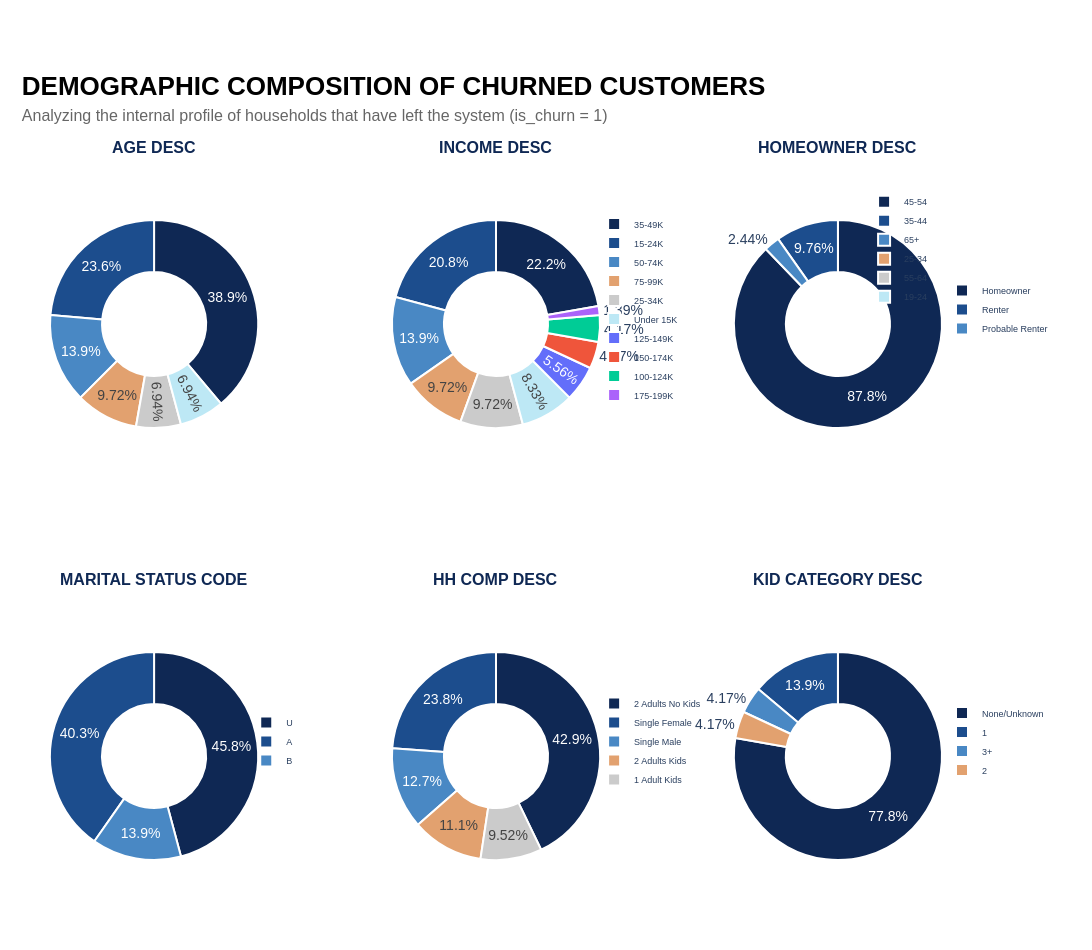

This figure's notebook cell:
### Markdown cell above
The dataset includes 2,500 customers in total, but only about 801 customers have demographic information available; this could be a churn signal because they may not be willing to provide that information.

### Code cell
churned_customers = customer_base[customer_base['is_churn'] == 1].copy()
features_to_plot = ['AGE_DESC', 'INCOME_DESC', 'HOMEOWNER_DESC', 'MARITAL_STATUS_CODE', 'HH_COMP_DESC', 'KID_CATEGORY_DESC']
donut_palette = [c['blue_dark'], c['blue_medium'], c['blue_light'], c['accent_gold'], c['gray_medium'], c['blue_pale']]

fig = make_subplots(
    rows=2, cols=3, 
    specs=[[{'type': 'domain'}]*3]*2,
    subplot_titles=[f"<b>{feat.replace('_', ' ')}</b>" for feat in features_to_plot],
    horizontal_spacing=0.15,
    vertical_spacing=0.2
)

for i, feature in enumerate(features_to_plot):
    data = churned_customers[churned_customers[feature] != 'Unknown'][feature].value_counts()
    row = (i // 3) + 1
    col = (i % 3) + 1
    
    legend_key = f'legend{i+1}'
    
    fig.add_trace(
        go.Pie(
            labels=data.index,
            values=data.values,
            name=feature,
            hole=0.5,
            marker=dict(colors=donut_palette, line=dict(color=c['white'], width=2)),
            textinfo='percent',
            hoverinfo='label+value+percent',
            legend=legend_key
        ),
        row=row, col=col
    )

    x_pos = [0.22, 0.61, 1][col-1]
    y_pos = [0.82, 0.22][row-1]
    


    fig.update_layout({
        legend_key: dict(
            x=x_pos,
            y=y_pos,
            xanchor='left',
            yanchor='middle',
            font=dict(size=9),
            bgcolor='rgba(0,0,0,0)'
        )
    })

fig = apply_my_style(
    fig, 
    title="DEMOGRAPHIC COMPOSITION OF CHURNED CUSTOMERS", 
    subtitle="Analyzing the internal profile of households that have left the system (is_churn = 1)"
)

fig.update_layout(
    height=950,
    width=1600,
    margin=dict(t=180, l=50, r=150, b=50),
    showlegend=True
)

for annotation in fig['layout']['annotations']:
    annotation['font'] = dict(size=16, family="Montserrat, sans-serif", color=c['blue_dark'])
    annotation['y'] = annotation['y'] + 0.03 

fig.show()

### Figure 1 — Plotly figure (JSON) as saved in the notebook; plotly's stock layout.template omitted (floating-point values rounded to 4 significant figures)
{"data": [{"domain": {"x": [0, 0.2333], "y": [0.6, 1]}, "hole": 0.5, "hoverinfo": "label+value+percent", "labels": ["45-54", "35-44", "65+", "25-34", "55-64", "19-24"], "legend": "legend", "marker": {"colors": ["#0F2854", "#1C4D8D", "#4988C4", "#E2A16F", "#CBCBCB", "#BDE8F5"], "line": {"color": "#FFFFFF", "width": 2}}, "name": "AGE_DESC", "textinfo": "percent", "type": "pie", "values": [28, 17, 10, 7, 5, 5]}, {"domain": {"x": [0.3833, 0.6167], "y": [0.6, 1]}, "hole": 0.5, "hoverinfo": "label+value+percent", "labels": ["35-49K", "15-24K", "50-74K", "75-99K", "25-34K", "Under 15K", "125-149K", "150-174K", "100-124K", "175-199K"], "legend": "legend2", "marker": {"colors": ["#0F2854", "#1C4D8D", "#4988C4", "#E2A16F", "#CBCBCB", "#BDE8F5"], "line": {"color": "#FFFFFF", "width": 2}}, "name": "INCOME_DESC", "textinfo": "percent", "type": "pie", "values": [16, 15, 10, 7, 7, 6, 4, 3, 3, 1]}, {"domain": {"x": [0.7667, 1.0], "y": [0.6, 1]}, "hole": 0.5, "hoverinfo": "label+value+percent", "labels": ["Homeowner", "Renter", "Probable Renter"], "legend": "legend3", "marker": {"colors": ["#0F2854", "#1C4D8D", "#4988C4", "#E2A16F", "#CBCBCB", "#BDE8F5"], "line": {"color": "#FFFFFF", "width": 2}}, "name": "HOMEOWNER_DESC", "textinfo": "percent", "type": "pie", "values": [36, 4, 1]}, {"domain": {"x": [0, 0.2333], "y": [0, 0.4]}, "hole": 0.5, "hoverinfo": "label+value+percent", "labels": ["U", "A", "B"], "legend": "legend4", "marker": {"colors": ["#0F2854", "#1C4D8D", "#4988C4", "#E2A16F", "#CBCBCB", "#BDE8F5"], "line": {"color": "#FFFFFF", "width": 2}}, "name": "MARITAL_STATUS_CODE", "textinfo": "percent", "type": "pie", "values": [33, 29, 10]}, {"domain": {"x": [0.3833, 0.6167], "y": [0, 0.4]}, "hole": 0.5, "hoverinfo": "label+value+percent", "labels": ["2 Adults No Kids", "Single Female", "Single Male", "2 Adults Kids", "1 Adult Kids"], "legend": "legend5", "marker": {"colors": ["#0F2854", "#1C4D8D", "#4988C4", "#E2A16F", "#CBCBCB", "#BDE8F5"], "line": {"color": "#FFFFFF", "width": 2}}, "name": "HH_COMP_DESC", "textinfo": "percent", "type": "pie", "values": [27, 15, 8, 7, 6]}, {"domain": {"x": [0.7667, 1.0], "y": [0, 0.4]}, "hole": 0.5, "hoverinfo": "label+value+percent", "labels": ["None/Unknown", "1", "3+", "2"], "legend": "legend6", "marker": {"colors": ["#0F2854", "#1C4D8D", "#4988C4", "#E2A16F", "#CBCBCB", "#BDE8F5"], "line": {"color": "#FFFFFF", "width": 2}}, "name": "KID_CATEGORY_DESC", "textinfo": "percent", "type": "pie", "values": [56, 10, 3, 3]}], "layout": {"annotations": [{"font": {"color": "#0F2854", "family": "Montserrat, sans-serif", "size": 16}, "showarrow": false, "text": "<b>AGE DESC</b>", "x": 0.1167, "xanchor": "center", "xref": "paper", "y": 1.03, "yanchor": "bottom", "yref": "paper"}, {"font": {"color": "#0F2854", "family": "Montserrat, sans-serif", "size": 16}, "showarrow": false, "text": "<b>INCOME DESC</b>", "x": 0.5, "xanchor": "center", "xref": "paper", "y": 1.03, "yanchor": "bottom", "yref": "paper"}, {"font": {"color": "#0F2854", "family": "Montserrat, sans-serif", "size": 16}, "showarrow": false, "text": "<b>HOMEOWNER DESC</b>", "x": 0.8833, "xanchor": "center", "xref": "paper", "y": 1.03, "yanchor": "bottom", "yref": "paper"}, {"font": {"color": "#0F2854", "family": "Montserrat, sans-serif", "size": 16}, "showarrow": false, "text": "<b>MARITAL STATUS CODE</b>", "x": 0.1167, "xanchor": "center", "xref": "paper", "y": 0.43, "yanchor": "bottom", "yref": "paper"}, {"font": {"color": "#0F2854", "family": "Montserrat, sans-serif", "size": 16}, "showarrow": false, "text": "<b>HH COMP DESC</b>", "x": 0.5, "xanchor": "center", "xref": "paper", "y": 0.43, "yanchor": "bottom", "yref": "paper"}, {"font": {"color": "#0F2854", "family": "Montserrat, sans-serif", "size": 16}, "showarrow": false, "text": "<b>KID CATEGORY DESC</b>", "x": 0.8833, "xanchor": "center", "xref": "paper", "y": 0.43, "yanchor": "bottom", "yref": "paper"}], "font": {"family": "Montserrat, sans-serif", "size": 14}, "height": 950, "legend": {"bgcolor": "rgba(0,0,0,0)", "font": {"size": 9}, "x": 0.99, "xanchor": "right", "y": 0.99, "yanchor": "top"}, "legend2": {"bgcolor": "rgba(0,0,0,0)", "font": {"size": 9}, "x": 0.61, "xanchor": "left", "y": 0.82, "yanchor": "middle"}, "legend3": {"bgcolor": "rgba(0,0,0,0)", "font": {"size": 9}, "x": 1, "xanchor": "left", "y": 0.82, "yanchor": "middle"}, "legend4": {"bgcolor": "rgba(0,0,0,0)", "font": {"size": 9}, "x": 0.22, "xanchor": "left", "y": 0.22, "yanchor": "middle"}, "legend5": {"bgcolor": "rgba(0,0,0,0)", "font": {"size": 9}, "x": 0.61, "xanchor": "left", "y": 0.22, "yanchor": "middle"}, "legend6": {"bgcolor": "rgba(0,0,0,0)", "font": {"size": 9}, "x": 1, "xanchor": "left", "y": 0.22, "yanchor": "middle"}, "margin": {"b": 50, "l": 50, "r": 150, "t": 180}, "paper_bgcolor": "white", "plot_bgcolor": "white", "showlegend": true, "title": {"font": {"family": "Montserrat, sans-serif"}, "text": "<b style='font-size:26px; color:black;'>DEMOGRAPHIC COMPOSITION OF CHURNED CUSTOMERS</b><br><span style='font-size:16px; color:#666;'>Analyzing the internal profile of households that have left the system (is_churn = 1)</span>", "x": 0.02, "xanchor": "left", "y": 0.9, "yanchor": "top"}, "width": 1600, "xaxis": {"linecolor": "#2C3E50", "linewidth": 1, "mirror": false, "showgrid": false, "showline": true}, "yaxis": {"linecolor": "#2C3E50", "linewidth": 1, "mirror": false, "showgrid": false, "showline": true}}}
